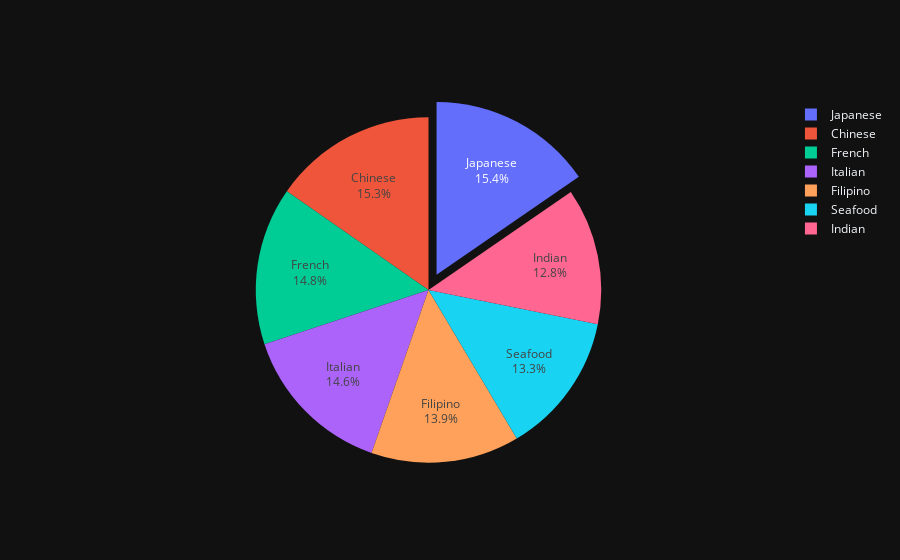

Notebook code cell kept with this figure:
### Code cell
fig=go.Figure()
fig.add_trace(go.Pie(labels=temp["Cuisines"],values=temp["Average_Price"],textinfo="label+percent",pull=[0,0,0,0,0,0.1]))
fig.show()

### Figure 1 — Plotly figure (JSON) as saved in the notebook; plotly's stock layout.template omitted (floating-point values rounded to 4 significant figures)
{"data": [{"labels": ["Chinese", "Filipino", "French", "Indian", "Italian", "Japanese", "Seafood"], "pull": [0, 0, 0, 0, 0, 0.1], "textinfo": "label+percent", "values": [4.083, 3.706, 3.941, 3.406, 3.889, 4.111, 3.545], "type": "pie"}], "layout": {}}
